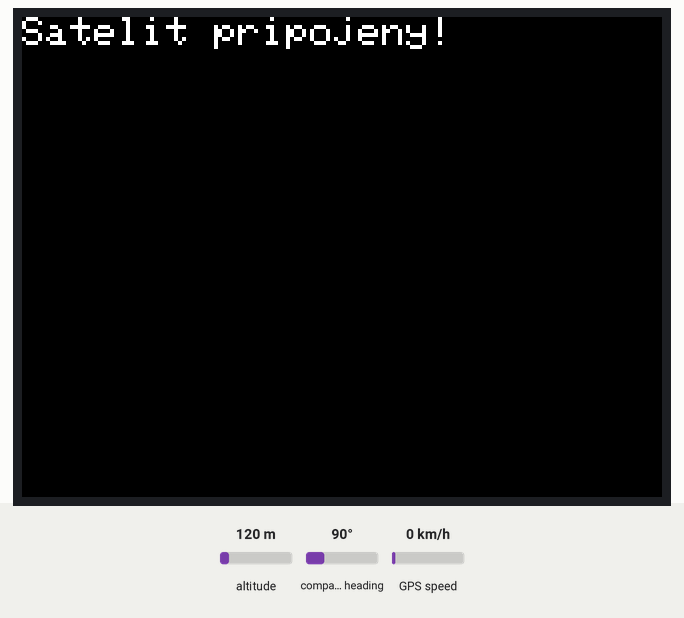
Recording of a sketch running on a simulated ESP32. Shown: 320×240 colour display. The inputs (shaded band) are chosen by the test bench; at power-on: altitude 120 m, GPS speed 0 km/h, compass heading 90°. The GPS gets a fix after 3 s at 37.7749, -122.4194 with 8 satellites; what the sketch prints to the serial monitor is not drawn.

Above: at 10.1 s.
10.2 s: altitude set to 20 m
At 12.9 s:
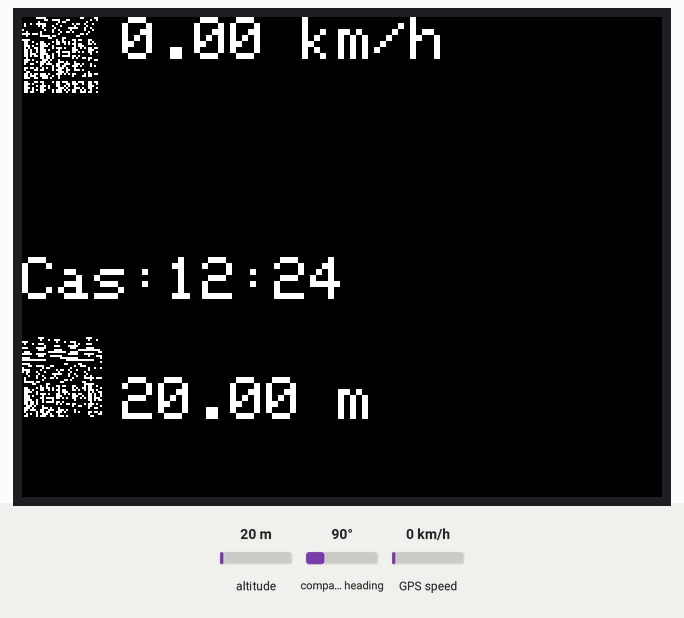
13.4 s: GPS speed set to 2 km/h
At 14.7 s:
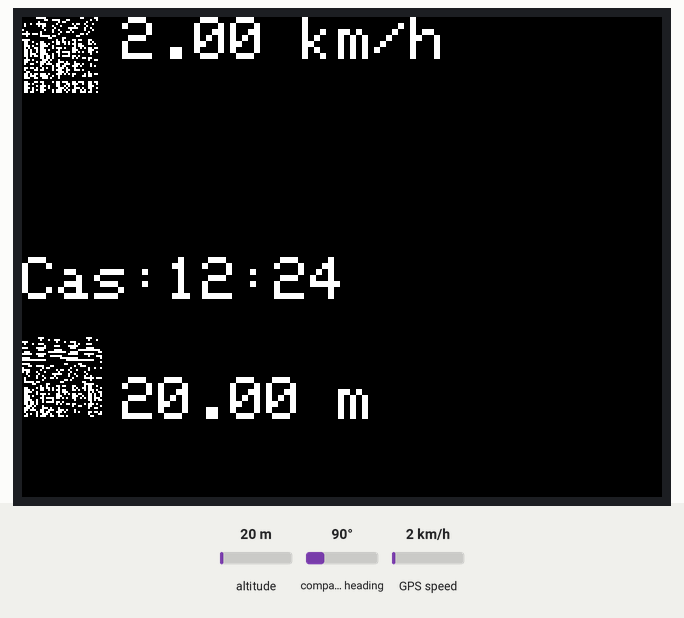
15.0 s: altitude set to 250 m
At 15.4 s:
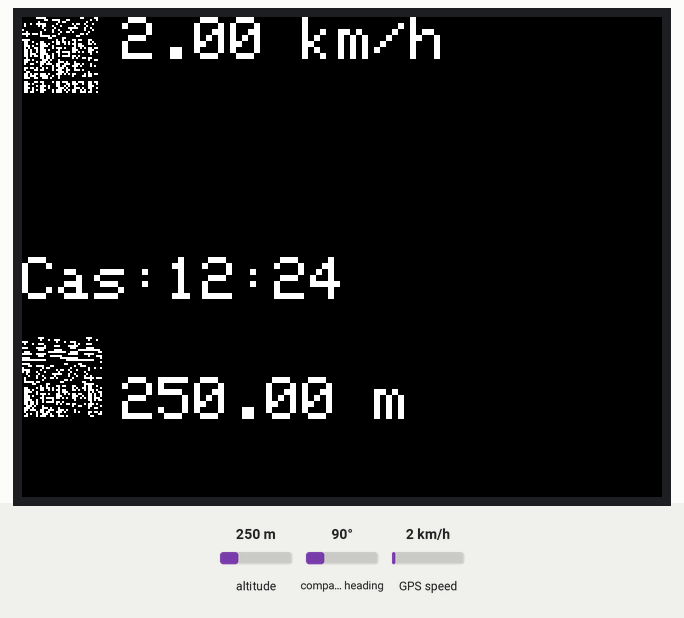
16.6 s: GPS speed set to 30 km/h
At 19.2 s:
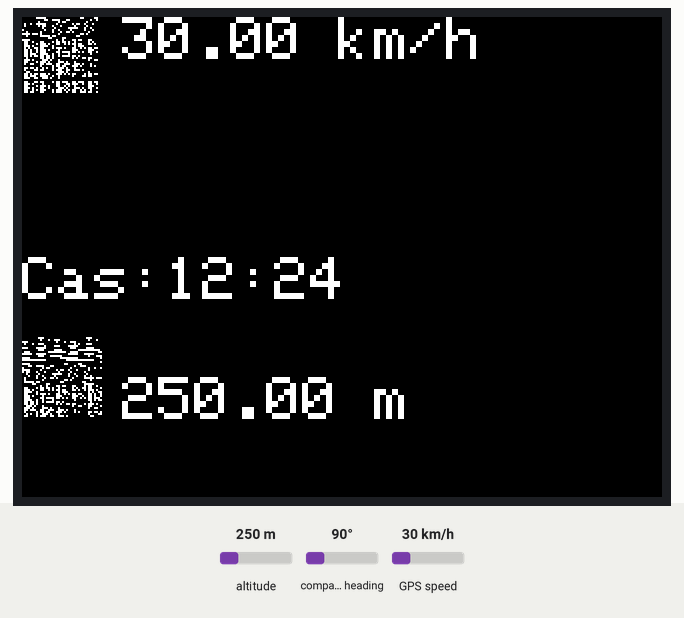
Timing chart, 0 to 20.7 s (numbered marks = the images above; inputs shaded):
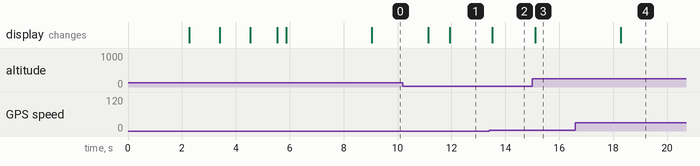

Measured:
- after the input at 10.2 s, the display: first differs from a run without the input after 1.7 s (image 1)
- after the input at 13.4 s, the display: changes after 0.12 s (image 2)
- after the input at 15.0 s, the display: changes after 0.10 s (image 3)
- after the input at 16.6 s, the display: changes after 1.7 s (image 4)

The sketch:

esp32-TFT-BykeSpeedMeter.ino
```cpp
#include <Wire.h>
#include <Adafruit_GFX.h>
#include <Adafruit_ST7789.h>
#include <TinyGPSPlus.h>
#include <HardwareSerial.h>
#include "bitmaps.h"  // Vloženie bitmap knižnice

// DEFINOVANIE TFT PINOV na ESP32

#define TFT_CS     15  // Pin CS
#define TFT_RST    4   // Pin RST
#define TFT_DC     2   // Pin DC
#define TFT_MOSI   23  // Pin MOSI
#define TFT_SCK    18  // Pin SCK

// Inicializácia ST7789 displeja s rozlíšením 240x320
Adafruit_ST7789 tft = Adafruit_ST7789(TFT_CS, TFT_DC, TFT_RST);

// Nastavenie pre GPS modul
HardwareSerial gpsSerial(2);  // Použitie UART2 na ESP32 (RX2/TX2)
TinyGPSPlus gps;

bool satelliteConnected = false;  // Premenná na sledovanie stavu pripojenia
int lastMinute = -1;  // Premenná na sledovanie poslednej zobrazenej minúty

void setup() {
  Serial.begin(115200);
  gpsSerial.begin(9600, SERIAL_8N1, 16, 17);  // RX=GPIO16, TX=GPIO17

  // Inicializácia TFT displeja
  tft.init(240, 320);           // Rozlíšenie 240x320
  tft.setRotation(1);           // Otočenie displeja (1 = landscape orientácia)
  tft.fillScreen(ST77XX_BLACK); // Vyplnenie obrazovky čiernou farbou

  // Nastavenie textových vlastností
  tft.setTextWrap(true);
  tft.setTextColor(ST77XX_WHITE);
  tft.setTextSize(2);

  // Odpočítavanie od 3 do 1
  delay(2000);
  tft.drawBitmap(0, 0, cislotri, 240, 320, ST77XX_WHITE);
  delay(1000);
  tft.fillScreen(ST77XX_BLACK);

  tft.drawBitmap(0, 0, cislodva, 240, 320, ST77XX_WHITE);
  delay(1000);
  tft.fillScreen(ST77XX_BLACK);

  tft.drawBitmap(0, 0, cislojeden, 240, 320, ST77XX_WHITE);
  delay(1000);
  tft.fillScreen(ST77XX_BLACK);

  // Zobrazenie "firstlogobitmap"
  delay(200);
  tft.drawBitmap(0, 0, logobitmap, 240, 320, ST77XX_WHITE);
  delay(3000);
  tft.fillScreen(ST77XX_BLACK);

  // Zobrazenie textu "Hladam Satelity"
  tft.setCursor(0, 0);
  tft.println("Hladam Satelity");
  Serial.println("Hladam Satelity");
}

void loop() {
  // Spracovanie GPS dát
  while (gpsSerial.available() > 0) {
    gps.encode(gpsSerial.read());
  }

  if (!gps.location.isValid()) {
    // Animácia "Hladam Satelity..."
    satelliteConnected = false;  // Resetovať stav pripojenia, ak nie je signál
    for (uint8_t i = 0; i < 3; i++) {
      tft.setCursor(0 + (i * 30), 100); // Nastaví kurzor pre každú bodku o 30 pixelov doprava
      tft.print(".");
      delay(700); // Časovač pre zobrazenie jednotlivých bodiek (0,7 sekundy)
    }
    delay(700); // Pauza pred vymazaním všetkých bodiek
    tft.fillRect(0, 100, 240, 24, ST77XX_BLACK);  // Vymaže staré bodky
  } else if (!satelliteConnected) {
    // Akonáhle je pripojený k satelitu a ešte nebol zobrazený text
    satelliteConnected = true;
    tft.fillScreen(ST77XX_BLACK);
    tft.setCursor(0, 0);
    tft.setTextSize(2);
    tft.println("Satelit pripojeny!");
    Serial.println("Satelit pripojeny!");
    delay(2000);
  }

  // Získanie rýchlosti, výšky a času
  float speedKmh = gps.speed.kmph();
  float altitude = gps.altitude.meters();
  int hour = gps.time.isValid() ? (gps.time.hour() + 2) % 24 : 0;  // Pridáme 2 hodiny pre časovú zónu Slovenska (UTC+2)
  int minute = gps.time.isValid() ? gps.time.minute() : 0;

  // Zobrazenie rýchlosti a výšky
  tft.fillScreen(ST77XX_BLACK);

  // Rýchlosť
  tft.drawBitmap(0, 0, speedbitmap, 38, 38, ST77XX_WHITE);
  tft.setCursor(50, 0);
  tft.setTextSize(3);
  tft.println(String(speedKmh, 2) + " km/h");

  Serial.println(String(speedKmh, 2) + " km/h");

  // Výška
  tft.drawBitmap(0, 160, vyskabitmap, 40, 40, ST77XX_WHITE);
  tft.setCursor(50, 180);
  tft.setTextSize(3);
  tft.println(String(altitude, 2) + " m");

  Serial.println(String(altitude, 2) + " m");


  // TOTO JE PRIDANE LEN PRE ZOBRAZENIE V SERIAL MONITORE
  Serial.print("Sat: ");
  Serial.println(gps.satellites.value());
  Serial.print("Lat: ");
  Serial.println(gps.location.lat(), 6);
  Serial.print("Lng: ");
  Serial.println(gps.location.lng(), 6);
  Serial.print("Alt(m): ");
  Serial.println(gps.altitude.meters(), 1);
  // TOTO JE PRIDANE LEN PRE ZOBRAZENIE V SERIAL MONITORE


  // Zobrazenie času len ak sa zmení minúta
  if (minute != lastMinute) {
    // Vymaže starý čas
    tft.fillRect(180, 120, 60, 40, ST77XX_BLACK);
    lastMinute = minute;
  }

  // Vždy zobrazí aktuálny čas
  displayTime(hour, minute);

  delay(700); // Aktualizácia každých 0.7 sekundy
}

void displayTime(int hour, int minute) {
  tft.setCursor(0, 120);  // Nastavenie kurzora na pravú stranu v strede
  tft.setTextSize(3);
  tft.print("Cas:");

  // Zobrazenie s vedúcimi nulami, ak je to potrebné
  if (hour < 10) tft.print("0");
  tft.print(hour);
  tft.print(":");
  if (minute < 10) tft.print("0");
  tft.print(minute);
  Serial.println("Aktualny Cas: " + String(hour) + ":" + String(minute));
}
```

Source omitted: bitmaps.h (data table, 26183 bytes)
